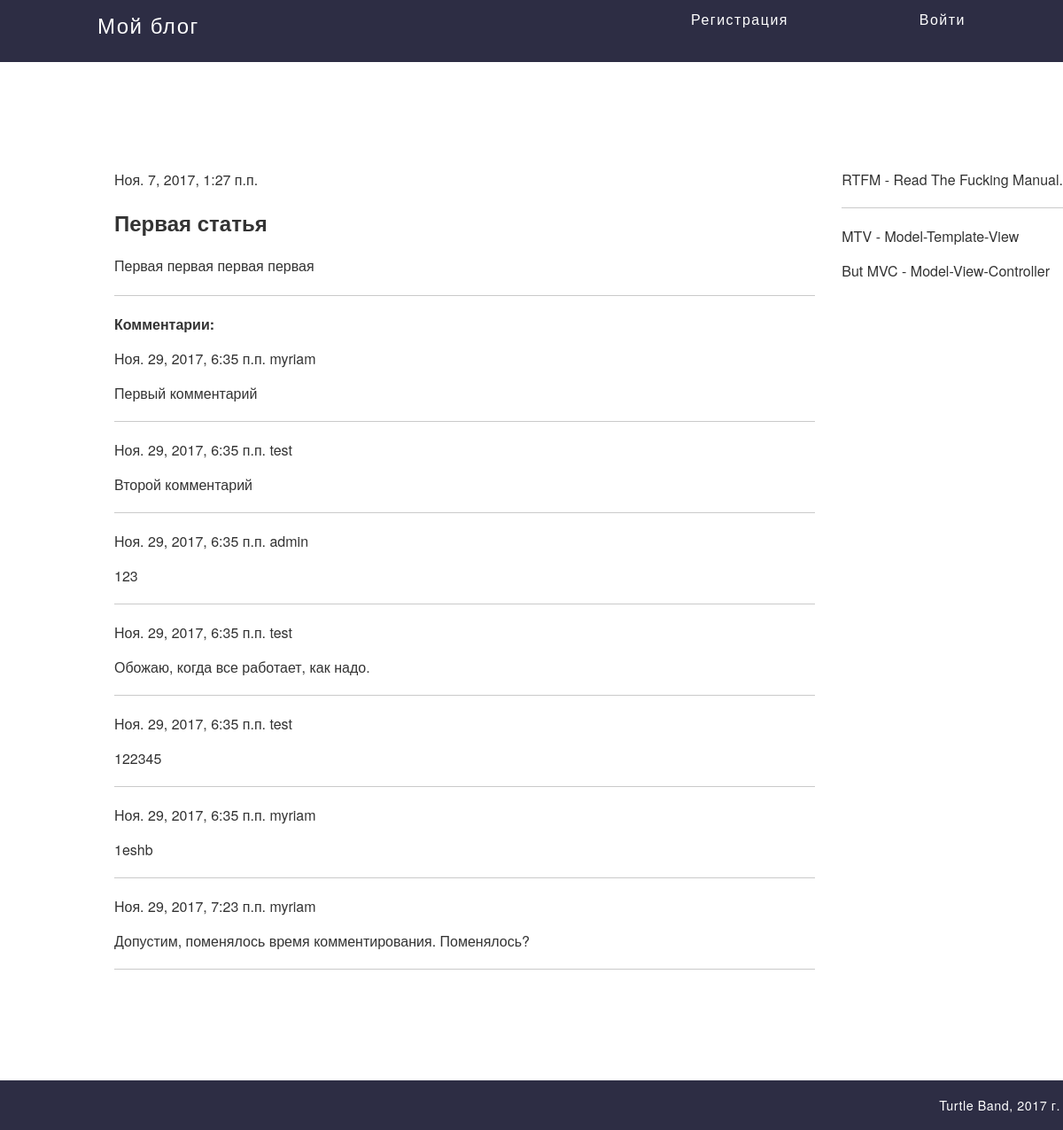
Page /article/get/1/ on the committed database.
### articles/models.py (models this page shows)
class Article(models.Model):
    class Meta():
        db_table = 'article'
    article_title = models.CharField(max_length=200)
    article_text = models.TextField()
    article_date = models.DateTimeField()
    article_likes = models.IntegerField(default=0)

class Comments(models.Model):
    class Meta():
        db_table = 'comments'
    comments_date = models.DateTimeField(verbose_name='Дата')
    comments_text = models.TextField(verbose_name="Текст комментария")
    comments_article = models.ForeignKey(Article)
    comments_from = models.ForeignKey(User)

### articles/views.py (the view)
# urls.py: url(r'^article/get/(?P<article_id>\d+)/$', views.article, name='article'),
@csrf_protect
def article(request, article_id=1):
    try:
        comment_form = CommentForm
        args = {}
        args.update()
        article = Article.objects.get(id=article_id)
        comments = Comments.objects.filter(comments_article_id=article_id)
        args['article'] = article
        args['comments'] = comments
        args['form'] = comment_form
        args['username'] = auth.get_user(request).username
        return render(request, 'article.html', args)
    except ObjectDoesNotExist:
        raise Http404

### articles/templates/articles/article.html (shortened to what this page needs)
{% extends 'base.html' %}
{% load staticfiles %}
{% block links %}
<link rel="stylesheet" type="text/css" href="{% static 'css/article.css' %}" />
{% endblock %}
{% block article %}
<div>
    <p> {{ article.article_date }} </p>
    <h2> {{ article.article_title }} </h2>
    <p> {{ article.article_text }} </p>
    <hr>
    <div>
        <div>
            <p> <b>Комментарии: </b></p>
            {% for comment in comments %}
            <div>
                <p> {{ comment.comments_date }}  {{ comment.comments_from.username }} </p>
                <p> {{ comment.comments_text }} </p>
                <hr />
            </div>
            {% endfor %}
        </div>
    </div>
</div>
{% endblock %}

### articles/static/articles/css/base.css (style rules this page uses)
body { margin-bottom: 0px; margin-left: 0px; margin-right: 0px; margin-top: 0px; font-size:16px; color:#333; background-color:#fff; padding: 10 px; font-family: "Helvetica Neue", Helvetica, Roboto, Arial, sans-serif; }
hr { box-sizing: content-box; height: 0; overflow: visible; clear: both; max-width: 75rem; height: 0; margin: 1.25rem auto; border-top: 0; border-right: 0; border-bottom: 1px solid #cacaca; border-left: 0; }

### rows in the picture
Article: article_date "Ноя. 7, 2017, 1:27 п.п.", article_title "Первая статья", article_text "Первая первая первая первая"
Comments: comments_date "Ноя. 29, 2017, 6:35 п.п.", comments_from.username "myriam", comments_text "Первый комментарий"
Comments: comments_date "Ноя. 29, 2017, 6:35 п.п.", comments_from.username "test", comments_text "Второй комментарий"
Comments: comments_date "Ноя. 29, 2017, 6:35 п.п.", comments_from.username "admin", comments_text "123"
Comments: comments_date "Ноя. 29, 2017, 6:35 п.п.", comments_from.username "test", comments_text "Обожаю, когда все работает, как надо."
Comments: comments_date "Ноя. 29, 2017, 6:35 п.п.", comments_from.username "test", comments_text "122345"
Comments: comments_date "Ноя. 29, 2017, 6:35 п.п.", comments_from.username "myriam", comments_text "1eshb"
Comments: comments_date "Ноя. 29, 2017, 7:23 п.п.", comments_from.username "myriam", comments_text "Допустим, поменялось время комментирования. Поменялось?"
